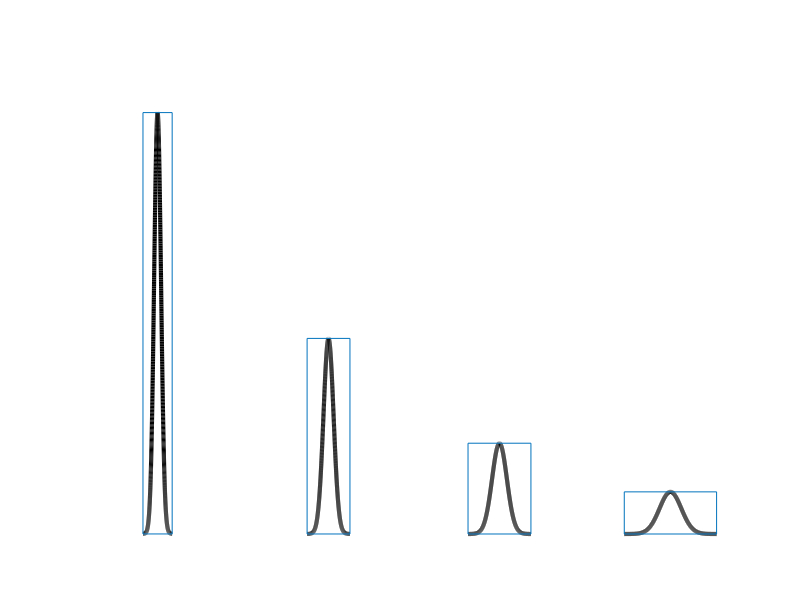

This chart was generated by the following MATLAB code:
% plots scaled versions of fundamental solution to heat equation

x = -6:.01:6;
y = exp(-x.^2/4);
JJ = 1:4;

tt = 10.^((JJ-2)/3)
tmalpha = tt.^(-1);
tbeta = tt.^(1/2);

figure(1), clf
for j=JJ
  subplot(1,length(JJ),j)
  xs = tbeta(j) * x;       % x scaled
  ys = tmalpha(j) * y;     % y scaled
  % plot graph and tight box around it
  plot(xs,ys,'k','LineWidth',3.0)
  hold on
  mid = floor((length(x)+1)/2);
  plot([xs(1) xs(end) xs(end) xs(1) xs(1)],[ys(1) ys(1) ys(mid) ys(mid) ys(1)])
  hold off
  axis([-15 15 0 2.5])
  axis off
end

print -dpdf heatscaling.pdf

